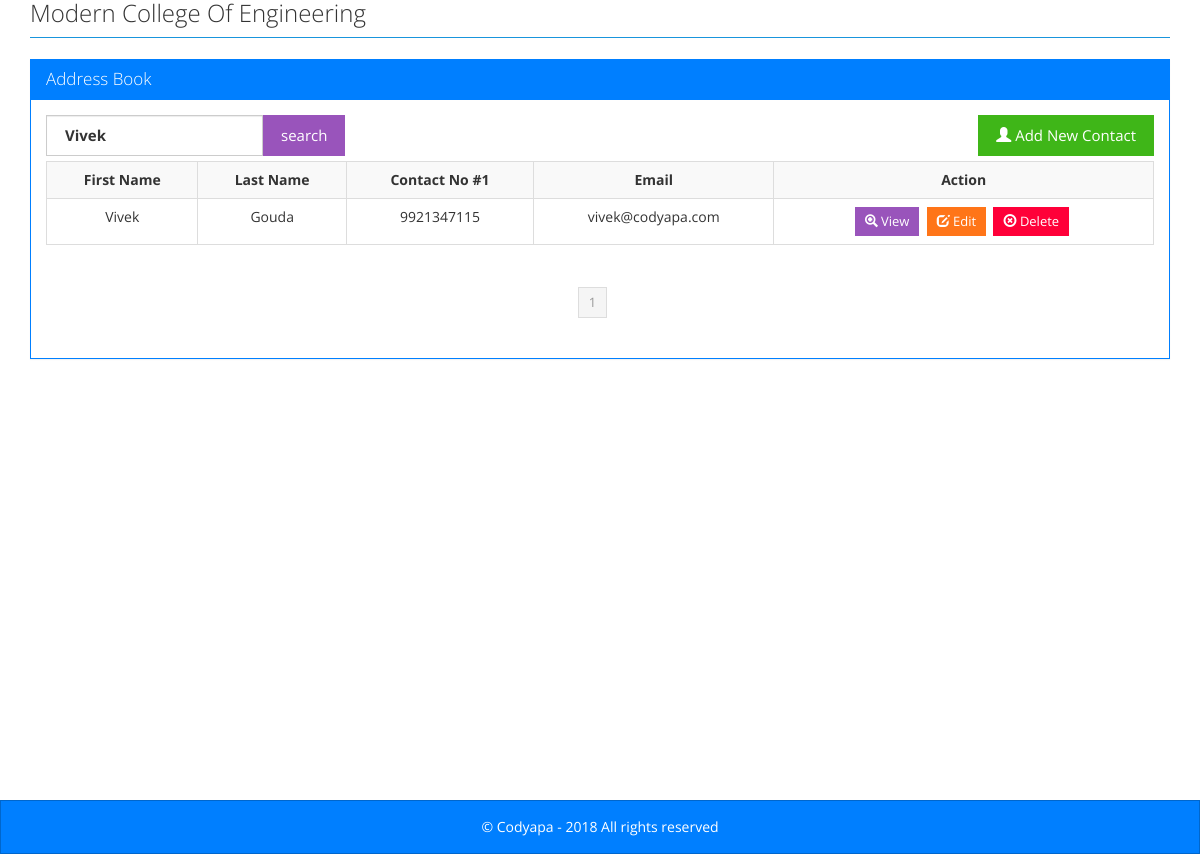
Page /index.php?keyword=Vivek on the committed database.
### tables this page shows
CREATE TABLE `tbl_contacts` (
  `contact_id` int(11) NOT NULL,
  `first_name` varchar(255) NOT NULL,
  `middle_name` varchar(255) NOT NULL,
  `last_name` varchar(255) NOT NULL,
  `address` text,
  `contact_no1` varchar(255) NOT NULL,
  `contact_no2` varchar(255) DEFAULT NULL,
  `email_address` varchar(255) NOT NULL,
  `profile_pic` varchar(255) DEFAULT NULL
);

### index.php (the view, shortened to what this page needs)
<?php
require_once './config.php';
include './header.php';
if (!(isset($_GET['pagenum']))) {
  $pagenum = 1;
} else {
  $pagenum = $_GET['pagenum'];
}
$page_limit = ($_GET["show"] <> "" && is_numeric($_GET["show"]) ) ? $_GET["show"] : 8;
try {
  $keyword = trim($_GET["keyword"]);
  if ($keyword <> "" ) {
    $sql = "SELECT * FROM tbl_contacts WHERE 1 AND "
            . " (first_name LIKE :keyword) ORDER BY first_name ";
    $stmt = $DB->prepare($sql);
    $stmt->bindValue(":keyword", $keyword."%");
  } else {
    $sql = "SELECT * FROM tbl_contacts WHERE 1 ORDER BY first_name ";
    $stmt = $DB->prepare($sql);
  }
  $stmt->execute();
  $total_count = count($stmt->fetchAll());
  $last = ceil($total_count / $page_limit);
  $lower_limit = ($pagenum - 1) * $page_limit;
  $lower_limit = ($lower_limit < 0) ? 0 : $lower_limit;
  $sql2 = $sql . " limit " . ($lower_limit) . " ,  " . ($page_limit) . " ";
  $stmt = $DB->prepare($sql2);
  if ($keyword <> "" ) {
    $stmt->bindValue(":keyword", $keyword."%");
   }
  $stmt->execute();
  $results = $stmt->fetchAll();
} catch (Exception $ex) {
  echo $ex->getMessage();
}
?>
<div class="row">
  <div class="panel panel-primary">
    <div class="panel-heading">
      <h3 class="panel-title">Address Book</h3>
    </div>
    <div class="panel-body">
      <div class="col-lg-12" style="padding-left: 0; padding-right: 0;" >
        <form action="index.php" method="get" >
        <div class="col-lg-6 pull-left"style="padding-left: 0;"  >
          <span class="pull-left">
            <label class="col-lg-12 control-label" for="keyword" style="padding-right: 0;">
              <input type="text" value="<?php echo $_GET["keyword"]; ?>" placeholder="search by first name" id="" class="form-control" name="keyword" style="height: 41px;">
            </label>
            </span>
          <button class="btn btn-info">search</button>
        </div>
        </form>
        <div class="pull-right" ><a href="contacts.php"><button class="btn btn-success"><span class="glyphicon glyphicon-user"></span> Add New Contact</button></a></div>
      </div>
      <div class="clearfix"></div>
<?php if (count($results) > 0) { ?>
        <div class="table-responsive">
          <table class="table table-striped table-hover table-bordered ">
            <tbody><tr>
                <th>First Name</th>
                <th>Last Name</th>
                <th>Contact No #1 </th>
                <th>Email </th>
                <th>Action </th>
              </tr>
  <?php foreach ($results as $res) { ?>
                <tr>
                  <td><?php echo $res["first_name"]; ?></td>
                  <td><?php echo $res["last_name"]; ?></td>
                  <td><?php echo $res["contact_no1"]; ?></td>
                  <td><?php echo $res["email_address"]; ?></td>
                  <td>
                    <a href="view_contacts.php?cid=<?php echo $res["contact_id"]; ?>"><button class="btn btn-sm btn-info"><span class="glyphicon glyphicon-zoom-in"></span> View</button></a>&nbsp;
                    <a href="contacts.php?m=update&cid=<?php echo $res["contact_id"]; ?>&pagenum=<?php echo $_GET["pagenum"]; ?>"><button class="btn btn-sm btn-warning"><span class="glyphicon glyphicon-edit"></span> Edit</button></a>&nbsp;
                    <a href="process_form.php?mode=delete&cid=<?php echo $res["contact_id"]; ?>&keyword=<?php echo $_GET["keyword"]; ?>&pagenum=<?php echo $_GET["pagenum"]; ?>" onclick="return confirm('Are you sure?')"><button class="btn btn-sm btn-danger"><span class="glyphicon glyphicon-remove-circle"></span> Delete</button></a>&nbsp;
                  </td>
                </tr>
  <?php } ?>
            </tbody></table>
        </div>
        <div class="col-lg-12 center">
          <ul class="pagination pagination-sm">
  <?php
  for ($i = 1; $i <= $last; $i++) {
    if ($i == $pagenum) {
      ?>
                <li class="active"><a href="javascript:void(0);" ><?php echo $i ?></a></li>
                <?php
              } else {
                ?>
                <li><a href="index.php?pagenum=<?php echo $i; ?>&keyword=<?php echo $_GET["keyword"]; ?>" class="links"  onclick="displayRecords('<?php echo $page_limit; ?>', '<?php echo $i; ?>');" ><?php echo $i ?></a></li>
                <?php
              }
            }
            ?>
          </ul>
        </div>
          <?php } else { ?>
        <div class="well well-lg">No contacts found.</div>
<?php } ?>
    </div>
  </div>
</div>
      <?php
      include './footer.php';
      ?>

### style.css (style rules this page uses)
html, body { height: 100%; }
body { font-size: 14px; line-height: 18px; }
.mainbody .row { margin: 0px; }
.panel-body { width: 100%; margin: 0 auto; }
.col-lg-12 { padding-left: 0; }
.table-bordered > thead > tr > th, .table-bordered > tbody > tr > th, .table-bordered > tfoot > tr > th, .table-bordered > thead > tr > td, .table-bordered > tbody > tr > td, .table-bordered > tfoot > tr > td { text-align: center; }
.center { float:none; margin: 0 auto; text-align: center; }

### rows in the picture
tbl_contacts: first_name "Vivek", last_name "Gouda", contact_no1 "9921347115", email_address "vivek@codyapa.com"
